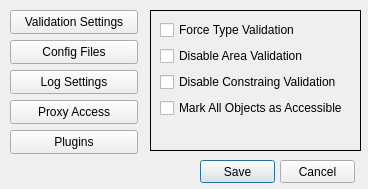
<?xml version="1.0" encoding="UTF-8"?>
<ui version="4.0">
 <class>settings_window</class>
 <widget class="QDialog" name="settings_window">
  <property name="geometry">
   <rect>
    <x>0</x>
    <y>0</y>
    <width>368</width>
    <height>189</height>
   </rect>
  </property>
  <property name="windowTitle">
   <string>Dialog</string>
  </property>
  <widget class="QPushButton" name="saveButton">
   <property name="geometry">
    <rect>
     <x>200</x>
     <y>160</y>
     <width>75</width>
     <height>23</height>
    </rect>
   </property>
   <property name="text">
    <string>Save</string>
   </property>
   <property name="icon">
    <iconset>
     <normaloff>icons/save.svg</normaloff>icons/save.svg</iconset>
   </property>
  </widget>
  <widget class="QPushButton" name="cancelButton">
   <property name="geometry">
    <rect>
     <x>280</x>
     <y>160</y>
     <width>75</width>
     <height>23</height>
    </rect>
   </property>
   <property name="text">
    <string>Cancel</string>
   </property>
   <property name="icon">
    <iconset>
     <normaloff>icons/x.svg</normaloff>icons/x.svg</iconset>
   </property>
   <property name="flat">
    <bool>false</bool>
   </property>
  </widget>
  <widget class="QStackedWidget" name="stackedWidget">
   <property name="geometry">
    <rect>
     <x>150</x>
     <y>10</y>
     <width>211</width>
     <height>141</height>
    </rect>
   </property>
   <property name="frameShape">
    <enum>QFrame::Box</enum>
   </property>
   <property name="currentIndex">
    <number>0</number>
   </property>
   <widget class="QWidget" name="settings1">
    <layout class="QVBoxLayout" name="verticalLayout">
     <item>
      <widget class="QCheckBox" name="setting1_1">
       <property name="text">
        <string>Force Type Validation</string>
       </property>
      </widget>
     </item>
     <item>
      <widget class="QCheckBox" name="setting1_2">
       <property name="text">
        <string>Disable Area Validation</string>
       </property>
      </widget>
     </item>
     <item>
      <widget class="QCheckBox" name="setting1_3">
       <property name="text">
        <string>Disable Constraing Validation</string>
       </property>
      </widget>
     </item>
     <item>
      <widget class="QCheckBox" name="setting1_4">
       <property name="text">
        <string>Mark All Objects as Accessible</string>
       </property>
      </widget>
     </item>
     <item>
      <spacer name="verticalSpacer">
       <property name="orientation">
        <enum>Qt::Vertical</enum>
       </property>
       <property name="sizeHint" stdset="0">
        <size>
         <width>20</width>
         <height>40</height>
        </size>
       </property>
      </spacer>
     </item>
    </layout>
   </widget>
   <widget class="QWidget" name="settings2">
    <layout class="QVBoxLayout" name="verticalLayout_2">
     <item>
      <widget class="QCheckBox" name="setting2_1">
       <property name="sizePolicy">
        <sizepolicy hsizetype="Preferred" vsizetype="Preferred">
         <horstretch>0</horstretch>
         <verstretch>0</verstretch>
        </sizepolicy>
       </property>
       <property name="text">
        <string>Set Config File</string>
       </property>
      </widget>
     </item>
     <item>
      <widget class="QCheckBox" name="setting2_2">
       <property name="text">
        <string>Set Metaconfig File</string>
       </property>
      </widget>
     </item>
     <item>
      <spacer name="verticalSpacer_2">
       <property name="orientation">
        <enum>Qt::Vertical</enum>
       </property>
       <property name="sizeHint" stdset="0">
        <size>
         <width>20</width>
         <height>40</height>
        </size>
       </property>
      </spacer>
     </item>
    </layout>
   </widget>
   <widget class="QWidget" name="settings3">
    <layout class="QVBoxLayout" name="verticalLayout_3">
     <item>
      <widget class="QCheckBox" name="setting3_1">
       <property name="text">
        <string>Enable Log Timestamps</string>
       </property>
      </widget>
     </item>
     <item>
      <widget class="QCheckBox" name="setting3_3">
       <property name="text">
        <string>Enable Trace Logs</string>
       </property>
      </widget>
     </item>
     <item>
      <widget class="QCheckBox" name="setting3_2">
       <property name="text">
        <string>Log Export Location</string>
       </property>
      </widget>
     </item>
     <item>
      <spacer name="verticalSpacer_3">
       <property name="orientation">
        <enum>Qt::Vertical</enum>
       </property>
       <property name="sizeHint" stdset="0">
        <size>
         <width>20</width>
         <height>40</height>
        </size>
       </property>
      </spacer>
     </item>
    </layout>
   </widget>
   <widget class="QWidget" name="settings4">
    <layout class="QVBoxLayout" name="verticalLayout_4">
     <item>
      <widget class="QFrame" name="settings4_sub1">
       <property name="minimumSize">
        <size>
         <width>0</width>
         <height>0</height>
        </size>
       </property>
       <property name="frameShape">
        <enum>QFrame::StyledPanel</enum>
       </property>
       <property name="frameShadow">
        <enum>QFrame::Raised</enum>
       </property>
       <layout class="QHBoxLayout" name="horizontalLayout_4">
        <property name="spacing">
         <number>0</number>
        </property>
        <property name="leftMargin">
         <number>0</number>
        </property>
        <property name="topMargin">
         <number>0</number>
        </property>
        <property name="rightMargin">
         <number>0</number>
        </property>
        <property name="bottomMargin">
         <number>0</number>
        </property>
        <item>
         <widget class="QCheckBox" name="setting4_11"/>
        </item>
        <item>
         <widget class="QLineEdit" name="setting4_12">
          <property name="enabled">
           <bool>false</bool>
          </property>
          <property name="text">
           <string/>
          </property>
          <property name="readOnly">
           <bool>false</bool>
          </property>
          <property name="placeholderText">
           <string>Server Nr: 192.168.1.100</string>
          </property>
         </widget>
        </item>
        <item>
         <widget class="QToolButton" name="toolButton">
          <property name="text">
           <string>...</string>
          </property>
         </widget>
        </item>
       </layout>
      </widget>
     </item>
     <item>
      <widget class="QFrame" name="settings4_sub2">
       <property name="frameShape">
        <enum>QFrame::StyledPanel</enum>
       </property>
       <property name="frameShadow">
        <enum>QFrame::Raised</enum>
       </property>
       <layout class="QHBoxLayout" name="horizontalLayout_5">
        <property name="spacing">
         <number>0</number>
        </property>
        <property name="leftMargin">
         <number>0</number>
        </property>
        <property name="topMargin">
         <number>0</number>
        </property>
        <property name="rightMargin">
         <number>0</number>
        </property>
        <property name="bottomMargin">
         <number>0</number>
        </property>
        <item>
         <widget class="QCheckBox" name="setting4_21"/>
        </item>
        <item>
         <widget class="QLineEdit" name="setting4_22">
          <property name="enabled">
           <bool>false</bool>
          </property>
          <property name="text">
           <string/>
          </property>
          <property name="readOnly">
           <bool>false</bool>
          </property>
          <property name="placeholderText">
           <string>Port Nr: 8080</string>
          </property>
         </widget>
        </item>
        <item>
         <widget class="QToolButton" name="toolButton_2">
          <property name="text">
           <string>...</string>
          </property>
         </widget>
        </item>
       </layout>
      </widget>
     </item>
     <item>
      <spacer name="verticalSpacer_4">
       <property name="orientation">
        <enum>Qt::Vertical</enum>
       </property>
       <property name="sizeHint" stdset="0">
        <size>
         <width>20</width>
         <height>40</height>
        </size>
       </property>
      </spacer>
     </item>
    </layout>
   </widget>
   <widget class="QWidget" name="settings5">
    <layout class="QVBoxLayout" name="verticalLayout_5">
     <item>
      <widget class="QFrame" name="setting5_sub">
       <property name="minimumSize">
        <size>
         <width>0</width>
         <height>0</height>
        </size>
       </property>
       <property name="frameShape">
        <enum>QFrame::StyledPanel</enum>
       </property>
       <property name="frameShadow">
        <enum>QFrame::Raised</enum>
       </property>
       <layout class="QHBoxLayout" name="horizontalLayout_6">
        <property name="spacing">
         <number>0</number>
        </property>
        <property name="leftMargin">
         <number>0</number>
        </property>
        <property name="topMargin">
         <number>0</number>
        </property>
        <property name="rightMargin">
         <number>0</number>
        </property>
        <property name="bottomMargin">
         <number>0</number>
        </property>
        <item>
         <widget class="QCheckBox" name="setting5_11"/>
        </item>
        <item>
         <widget class="QLineEdit" name="setting5_12">
          <property name="enabled">
           <bool>false</bool>
          </property>
          <property name="text">
           <string/>
          </property>
          <property name="readOnly">
           <bool>false</bool>
          </property>
          <property name="placeholderText">
           <string>Plugins Directory Path</string>
          </property>
         </widget>
        </item>
        <item>
         <widget class="QToolButton" name="toolButton_3">
          <property name="text">
           <string>...</string>
          </property>
         </widget>
        </item>
       </layout>
      </widget>
     </item>
     <item>
      <spacer name="verticalSpacer_5">
       <property name="orientation">
        <enum>Qt::Vertical</enum>
       </property>
       <property name="sizeHint" stdset="0">
        <size>
         <width>20</width>
         <height>40</height>
        </size>
       </property>
      </spacer>
     </item>
    </layout>
   </widget>
  </widget>
  <widget class="QPushButton" name="settingButton1">
   <property name="geometry">
    <rect>
     <x>10</x>
     <y>10</y>
     <width>128</width>
     <height>24</height>
    </rect>
   </property>
   <property name="sizePolicy">
    <sizepolicy hsizetype="Minimum" vsizetype="Fixed">
     <horstretch>0</horstretch>
     <verstretch>0</verstretch>
    </sizepolicy>
   </property>
   <property name="minimumSize">
    <size>
     <width>128</width>
     <height>0</height>
    </size>
   </property>
   <property name="text">
    <string>Validation Settings</string>
   </property>
   <property name="icon">
    <iconset>
     <normaloff>icons/validator.png</normaloff>icons/validator.png</iconset>
   </property>
   <property name="iconSize">
    <size>
     <width>16</width>
     <height>16</height>
    </size>
   </property>
   <property name="checkable">
    <bool>true</bool>
   </property>
   <property name="checked">
    <bool>false</bool>
   </property>
   <property name="flat">
    <bool>false</bool>
   </property>
  </widget>
  <widget class="QPushButton" name="settingButton2">
   <property name="geometry">
    <rect>
     <x>10</x>
     <y>40</y>
     <width>128</width>
     <height>24</height>
    </rect>
   </property>
   <property name="sizePolicy">
    <sizepolicy hsizetype="Preferred" vsizetype="Preferred">
     <horstretch>0</horstretch>
     <verstretch>0</verstretch>
    </sizepolicy>
   </property>
   <property name="minimumSize">
    <size>
     <width>128</width>
     <height>0</height>
    </size>
   </property>
   <property name="toolTip">
    <string>Select configuration files for a preset</string>
   </property>
   <property name="text">
    <string>Config Files</string>
   </property>
   <property name="icon">
    <iconset resource="resources.qrc">
     <normaloff>:/icons/icons/tool.svg</normaloff>:/icons/icons/tool.svg</iconset>
   </property>
   <property name="checkable">
    <bool>true</bool>
   </property>
   <property name="checked">
    <bool>false</bool>
   </property>
   <property name="flat">
    <bool>false</bool>
   </property>
  </widget>
  <widget class="QPushButton" name="settingButton3">
   <property name="geometry">
    <rect>
     <x>10</x>
     <y>70</y>
     <width>128</width>
     <height>24</height>
    </rect>
   </property>
   <property name="sizePolicy">
    <sizepolicy hsizetype="Minimum" vsizetype="Fixed">
     <horstretch>0</horstretch>
     <verstretch>0</verstretch>
    </sizepolicy>
   </property>
   <property name="minimumSize">
    <size>
     <width>128</width>
     <height>0</height>
    </size>
   </property>
   <property name="text">
    <string>Log Settings</string>
   </property>
   <property name="icon">
    <iconset resource="resources.qrc">
     <normaloff>:/icons/icons/archive.svg</normaloff>:/icons/icons/archive.svg</iconset>
   </property>
   <property name="checkable">
    <bool>true</bool>
   </property>
   <property name="checked">
    <bool>false</bool>
   </property>
   <property name="flat">
    <bool>false</bool>
   </property>
  </widget>
  <widget class="QPushButton" name="settingButton4">
   <property name="geometry">
    <rect>
     <x>10</x>
     <y>100</y>
     <width>128</width>
     <height>24</height>
    </rect>
   </property>
   <property name="sizePolicy">
    <sizepolicy hsizetype="Minimum" vsizetype="Fixed">
     <horstretch>0</horstretch>
     <verstretch>0</verstretch>
    </sizepolicy>
   </property>
   <property name="minimumSize">
    <size>
     <width>128</width>
     <height>0</height>
    </size>
   </property>
   <property name="text">
    <string>Proxy Access</string>
   </property>
   <property name="icon">
    <iconset resource="resources.qrc">
     <normaloff>:/icons/icons/loader.svg</normaloff>:/icons/icons/loader.svg</iconset>
   </property>
   <property name="checkable">
    <bool>true</bool>
   </property>
   <property name="checked">
    <bool>false</bool>
   </property>
   <property name="flat">
    <bool>false</bool>
   </property>
  </widget>
  <widget class="QPushButton" name="settingButton5">
   <property name="geometry">
    <rect>
     <x>10</x>
     <y>130</y>
     <width>128</width>
     <height>24</height>
    </rect>
   </property>
   <property name="sizePolicy">
    <sizepolicy hsizetype="Minimum" vsizetype="Fixed">
     <horstretch>0</horstretch>
     <verstretch>0</verstretch>
    </sizepolicy>
   </property>
   <property name="minimumSize">
    <size>
     <width>128</width>
     <height>0</height>
    </size>
   </property>
   <property name="text">
    <string>Plugins</string>
   </property>
   <property name="icon">
    <iconset resource="resources.qrc">
     <normaloff>:/icons/icons/log-in.svg</normaloff>:/icons/icons/log-in.svg</iconset>
   </property>
   <property name="checkable">
    <bool>true</bool>
   </property>
   <property name="checked">
    <bool>false</bool>
   </property>
   <property name="flat">
    <bool>false</bool>
   </property>
  </widget>
 </widget>
 <resources>
  <include location="resources.qrc"/>
 </resources>
 <connections/>
</ui>
